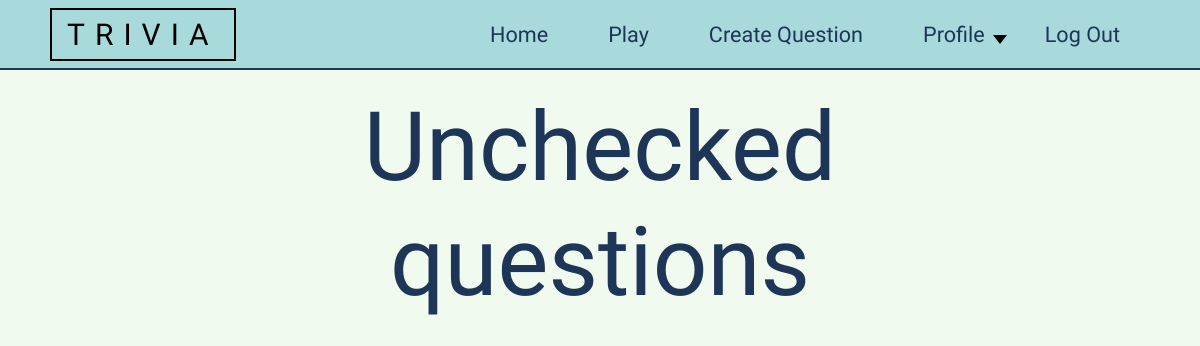
Page /questions/unchecked/ (signed in) on the earlier database version.
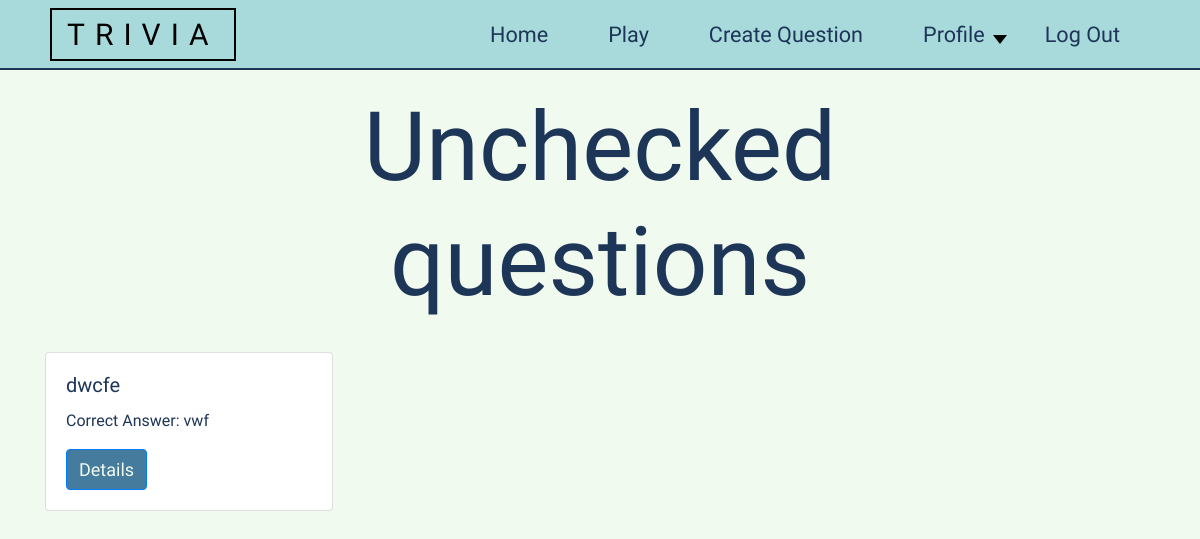
Same page on the later database version.
### questions/models.py (models this page shows, shortened)
class Questions(models.Model):
    author = models.ForeignKey(ProfileUser, on_delete=models.CASCADE)
    question = models.CharField(max_length=350)
    correct_answer = models.CharField(max_length=150)
    answer1 = models.CharField(max_length=150)
    answer2 = models.CharField(max_length=150)
    answer3 = models.CharField(max_length=150)
    level = models.ForeignKey(Level, on_delete=models.CASCADE, blank=False)
    checked = models.PositiveIntegerField(validators=[MinValueValidator(0), MaxValueValidator(1)], default=0)

### questions/views.py (the view)
# urls.py: path('unchecked/', views.UncheckedQuestionsList.as_view(), name='unchecked_questions'),
class UncheckedQuestionsList(LoginRequiredMixin, generic.ListView):
    model = Questions
    template_name = 'unchecked_questions_list.html'
    context_object_name = 'questions'
    def get_queryset(self):
        if not self.request.user.is_superuser:
            return render(self.request, 'permission_denied.html')
        else:
            try:
                questions = Questions.objects.all().filter(checked=0)  # getting only unchecked questions
                return questions
            except:
                return []

### questions/templates/unchecked_questions_list.html
{% extends 'index.html' %}
{% block 'body' %}
<div class="row" style="z-index: 0;">
    <h1 style="font-size: 8vw; width: 50%; margin-left: 25%; text-align: center;">Unchecked questions</h1>
    {% for q in questions %}
    <div class="col-lg-4">
        <div class="card" style="width: 18rem; margin-top: 2vw">
            <div class="card-body">
                <h5 class="card-title">{{q.question}}</h5>
                <p class="card-text">Correct Answer: {{q.correct_answer}}</p>
                <a href="{% url 'question-detail' q.id %}" class="btn btn-primary submit-btn" style="color: #F1FAEE;">Details</a>
            </div>
        </div>
    </div>
    {% endfor %}
</div>
{% endblock %}

Differences in the rows shown:
added Questions: question "dwcfe", correct_answer "vwf"
